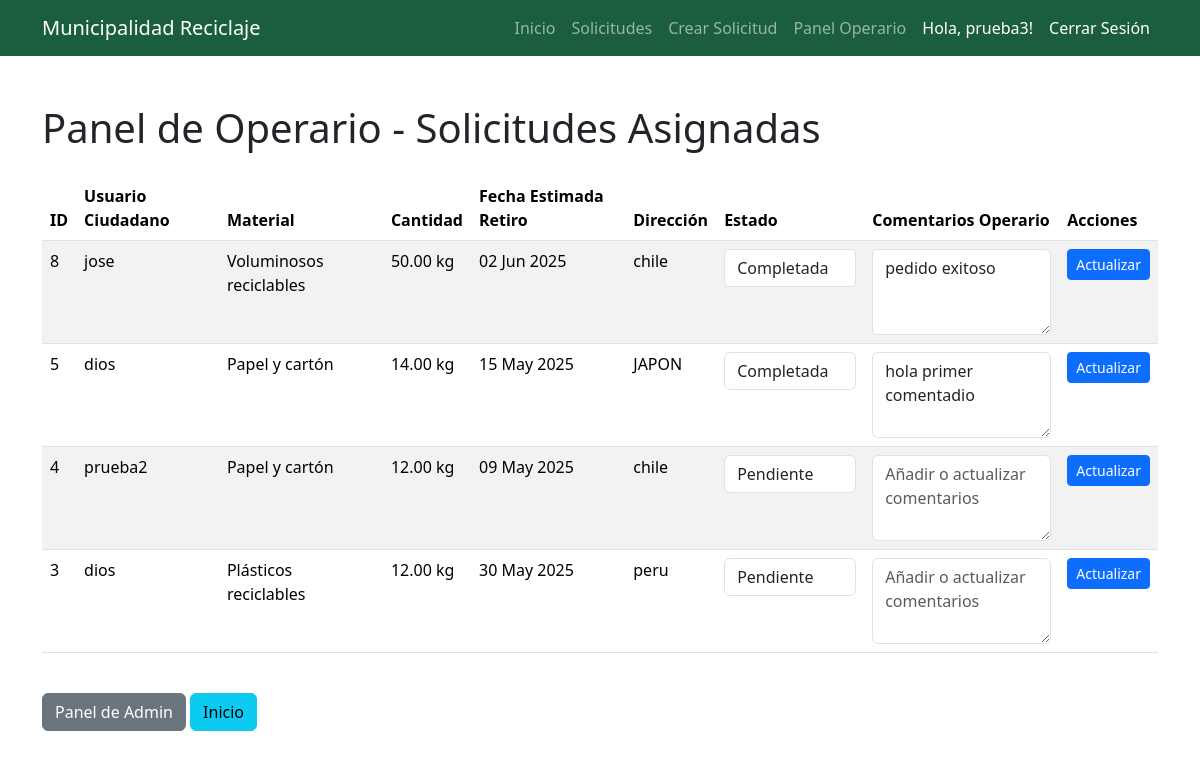
Page /solicitudes/dashboard_operario/ (signed in) on the committed database.
### solicitudes/models.py (models this page shows, shortened)
class SolicitudDeRetiro(models.Model):
    ESTADOS_SOLICITUD = [
        ('PENDIENTE', 'Pendiente'),
        ('ASIGNADA', 'Asignada a Operario'),
        ('COMPLETADA', 'Completada'),
        ('RECHAZADA', 'Rechazada'),
    ]
    usuario = models.ForeignKey(User, on_delete=models.CASCADE, related_name='solicitudes_creadas')
    material = models.ForeignKey(Material, on_delete=models.PROTECT)
    cantidad_estimada = models.DecimalField(max_digits=5, decimal_places=2)
    fecha_solicitud = models.DateTimeField(auto_now_add=True)
    fecha_retiro_estimada = models.DateField(null=True, blank=True)
    direccion = models.CharField(max_length=255)
    estado = models.CharField(max_length=10, choices=ESTADOS_SOLICITUD, default='PENDIENTE')
    operario_asignado = models.ForeignKey(User, on_delete=models.SET_NULL, null=True, blank=True, related_name='solicitudes_asignadas')
    comentarios_operario = models.TextField(blank=True, null=True)
    class Meta:
        verbose_name_plural = "Solicitudes de Retiro"
        ordering = ['-fecha_solicitud']

class Material(models.Model):
    codigo = models.CharField(max_length=10, unique=True)
    nombre = models.CharField(max_length=100)
    descripcion = models.TextField()
    class Meta:
        verbose_name_plural = "Materiales"

### solicitudes/views.py (the view, shortened to what this page needs)
# urls.py: path('dashboard_operario/', views.dashboard_operario, name='dashboard_operario'),
@login_required
@user_passes_test(es_operario, login_url='/admin/login/')
def dashboard_operario(request):
    solicitudes_asignadas = SolicitudDeRetiro.objects.filter(operario_asignado=request.user).order_by('-fecha_solicitud')
    context = {
        'solicitudes_asignadas': solicitudes_asignadas,
        'ESTADOS_SOLICITUD': SolicitudDeRetiro.ESTADOS_SOLICITUD
    }
    return render(request, 'dashboard_operario.html', context)

### solicitudes/context_processors.py (called while the page is built)
def roles_context(request):
    es_operario = False
    es_administrador_custom = False
    if request.user.is_authenticated:
        if request.user.is_superuser:
            es_operario = True
            es_administrador_custom = True
        elif request.user.is_staff and request.user.groups.filter(name='Operarios').exists():
            es_operario = True
    return {
        'es_operario': es_operario,
        'es_administrador_custom': es_administrador_custom,
    }

### solicitudes/views.py (called while the page is built)
def es_operario(user):
    return user.is_staff and user.groups.filter(name='Operarios').exists()

### solicitudes/templates/dashboard_operario.html (shortened to what this page needs)
{% extends 'base.html' %}
{% load static %}
{% block content %}
    <div class="container mt-5">
        <h1 class="mb-4">Panel de Operario - Solicitudes Asignadas</h1>
        {% if solicitudes_asignadas %}
            <div class="table-responsive">
                <table class="table table-striped table-hover">
                    <thead class="thead-dark">
                        <tr>
                            <th>ID</th>
                            <th>Usuario Ciudadano</th>
                            <th>Material</th>
                            <th>Cantidad</th>
                            <th>Fecha Estimada Retiro</th>
                            <th>Dirección</th>
                            <th>Estado</th>
                            <th>Comentarios Operario</th>
                            <th>Acciones</th>
                        </tr>
                    </thead>
                    <tbody>
                        {% for solicitud in solicitudes_asignadas %}
                            <tr>
                                <td>{{ solicitud.id }}</td>
                                <td>{{ solicitud.usuario.username }}</td>
                                <td>{{ solicitud.material.nombre }}</td>
                                <td>{{ solicitud.cantidad_estimada }} kg</td>
                                <td>{{ solicitud.fecha_retiro_estimada|date:"d M Y" }}</td>
                                <td>{{ solicitud.direccion }}</td>
                                <td>
                                    <form method="post" action="/solicitudes/dashboard_operario/">
                                        <select name="estado_nuevo" class="form-control mb-2">
                                            {% for choice_value, choice_label in ESTADOS_SOLICITUD %}
                                                <option value="{{ choice_value }}" {% if solicitud.estado == choice_value %} selected {% endif %}>
                                                    {{ choice_label }}
                                                </option>
                                            {% endfor %}
                                        </select>
                                </td>
                                <td>
                                    <textarea name="comentarios_operario" class="form-control" rows="3" placeholder="Añadir o actualizar comentarios">{{ solicitud.comentarios_operario|default_if_none:"" }}</textarea>
                                </td>
                                <td>
                                        <button type="submit" class="btn btn-primary btn-sm">Actualizar</button>
                                </td>
                            </tr>
                        {% endfor %}
                    </tbody>
                </table>
            </div>
        {% else %}
            <div class="alert alert-info" role="alert">
                No tienes solicitudes asignadas en este momento.
            </div>
        {% endif %}
        <div class="mt-4">
            <a href="{% url 'admin:index' %}" class="btn btn-secondary">Panel de Admin</a>
            <a href="{% url 'core:home' %}" class="btn btn-info">Inicio</a>
        </div>
    </div>
{% endblock %}

### templates/base.html (shortened to what this page needs)
{% load static %}
<!DOCTYPE html>
<html lang="es">
<head>
    <link href="https://cdn.jsdelivr.net/npm/bootstrap@5.3.3/dist/css/bootstrap.min.css" rel="stylesheet">
    <link rel="stylesheet" href="https://cdnjs.cloudflare.com/ajax/libs/font-awesome/6.5.2/css/all.min.css" />
    <link rel="stylesheet" href="{% static 'styles.css' %}">
</head>
<body>
    <nav class="navbar navbar-expand-lg navbar-dark navbar-custom-green sticky-top">
        <div class="container">
            <a class="navbar-brand" href="{% url 'core:home' %}">Municipalidad Reciclaje</a>
            <div class="collapse navbar-collapse" id="navbarNav">
                <ul class="navbar-nav ms-auto">
                    <li class="nav-item">
                        <a class="nav-link" href="{% url 'core:home' %}">Inicio</a>
                    </li>
                    <li class="nav-item">
                        <a class="nav-link" href="{% url 'solicitudes:index' %}">Solicitudes</a>
                    </li>
                    {% if user.is_authenticated %}
                        <li class="nav-item">
                            <a class="nav-link" href="{% url 'solicitudes:crear_solicitud' %}">Crear Solicitud</a>
                        </li>
                        {% if es_operario %}
                        <li class="nav-item">
                            <a class="nav-link" href="{% url 'solicitudes:dashboard_operario' %}">Panel Operario</a>
                        </li>
                        {% endif %}
                        <li class="nav-item">
                            <span class="nav-link text-white">Hola, {{ user.username }}!</span>
                        </li>
                        <li class="nav-item">
                            <form action="{% url 'logout' %}" method="post" style="display: inline;">
                                <button type="submit" class="nav-link btn btn-link text-white" style="text-decoration: none;">Cerrar Sesión</button>
                            </form>
                        </li>
                    {% endif %}
                </ul>
            </div>
        </div>
    </nav>
    {% block content %}
    {% endblock %}
</body>
</html>

### static/styles.css (style rules this page uses)
.navbar-custom-green { background-color: #1a5e3d; }

### rows in the picture
SolicitudDeRetiro: id "8", usuario.username "jose", material.nombre "Voluminosos reciclables", cantidad_estimada "50.00", fecha_retiro_estimada "02 Jun 2025", direccion "chile", estado_nuevo "Completada", comentarios_operario "pedido exitoso"
SolicitudDeRetiro: id "5", usuario.username "dios", material.nombre "Papel y cartón", cantidad_estimada "14.00", fecha_retiro_estimada "15 May 2025", direccion "JAPON", estado_nuevo "Completada", comentarios_operario "hola primer comentadio"
SolicitudDeRetiro: id "4", usuario.username "prueba2", material.nombre "Papel y cartón", cantidad_estimada "12.00", fecha_retiro_estimada "09 May 2025", direccion "chile", estado_nuevo "Pendiente"
SolicitudDeRetiro: id "3", usuario.username "dios", material.nombre "Plásticos reciclables", cantidad_estimada "12.00", fecha_retiro_estimada "30 May 2025", direccion "peru", estado_nuevo "Pendiente"

### other values in the picture
{{ user.username }} "prueba3"
